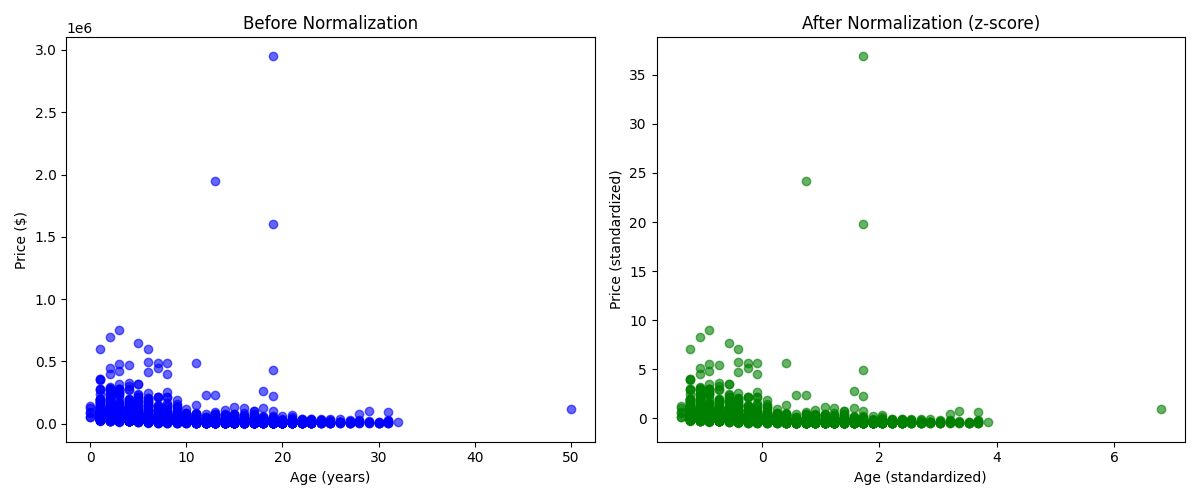

The Python source for this figure:
import sys
import pandas as pd
import torch
from torch import nn
import matplotlib.pyplot as plt   # NEW: for charts

# -----------------------------
# 1) READ the data
# -----------------------------
df = pd.read_csv("/workspaces/deep-learning-with-pytorch/03_single_neuron_regression/predict_usedcar_prices/data/used_cars.csv")

# -----------------------------
# 2) CLEAN and PREPARE columns
# -----------------------------
age = df["model_year"].max() - df["model_year"]

milage = df["milage"]
milage = milage.str.replace(",", "", regex=False)
milage = milage.str.replace(" mi.", "", regex=False)
milage = milage.astype(int)

price = df["price"]
price = price.str.replace("$", "", regex=False)
price = price.str.replace(",", "", regex=False)
price = price.astype(int)

# -----------------------------
# 3) Convert to tensors (before normalization)
# -----------------------------
X = torch.column_stack([
    torch.tensor(age, dtype=torch.float32),
    torch.tensor(milage, dtype=torch.float32)
])
y = torch.tensor(price, dtype=torch.float32).reshape((-1, 1))

# Save copies before normalization for plotting
X_before = X.clone()
y_before = y.clone()

# -----------------------------
# 4) Normalize (z-score scaling)
# -----------------------------
X_mean = X.mean(axis=0)
X_std = X.std(axis=0)
X = (X - X_mean) / X_std

y_mean = y.mean()
y_std = y.std()
y = (y - y_mean) / y_std

# -----------------------------
# 5) Plot BEFORE vs AFTER normalization
# -----------------------------
fig, ax = plt.subplots(1, 2, figsize=(12, 5))

# Left: before normalization
ax[0].scatter(X_before[:, 0], y_before, alpha=0.6, c="blue")
ax[0].set_title("Before Normalization")
ax[0].set_xlabel("Age (years)")
ax[0].set_ylabel("Price ($)")

# Right: after normalization
ax[1].scatter(X[:, 0], y, alpha=0.6, c="green")
ax[1].set_title("After Normalization (z-score)")
ax[1].set_xlabel("Age (standardized)")
ax[1].set_ylabel("Price (standardized)")

plt.tight_layout()
plt.show()
plt.savefig("/workspaces/deep-learning-with-pytorch/03_single_neuron_regression/predict_usedcar_prices/11_1_neuron_normalized2.png")

# -----------------------------
# 6) Build and train the model
# -----------------------------
model = nn.Linear(2, 1)
loss_fn = torch.nn.MSELoss()
optimizer = torch.optim.SGD(model.parameters(), lr=0.001)

for i in range(0, 10000):
    optimizer.zero_grad()
    outputs = model(X)
    loss = loss_fn(outputs, y)
    loss.backward()
    optimizer.step()
    if i % 1000 == 0:
        print("Step", i, "Loss:", loss.item())

# -----------------------------
# 7) Make predictions
# -----------------------------
X_data = torch.tensor([
    [5, 10000],
    [2, 10000],
    [5, 20000]
], dtype=torch.float32)

# Apply same normalization to new data
X_data_std = (X_data - X_mean) / X_std

# Predict (standardized → convert back to $)
prediction = model(X_data_std)
print(prediction * y_std + y_mean)

"""
Left scatter plot (Before Normalization):
    Age is small numbers (like 2, 5, 10).
    Price is huge numbers (like 20,000–70,000).
    The scales look very different.

Right scatter plot (After Normalization):
    Both age and price are rescaled so they’re centered around 0.
    Most points fall between -2 and +2.
    Much easier for the model to learn.
"""